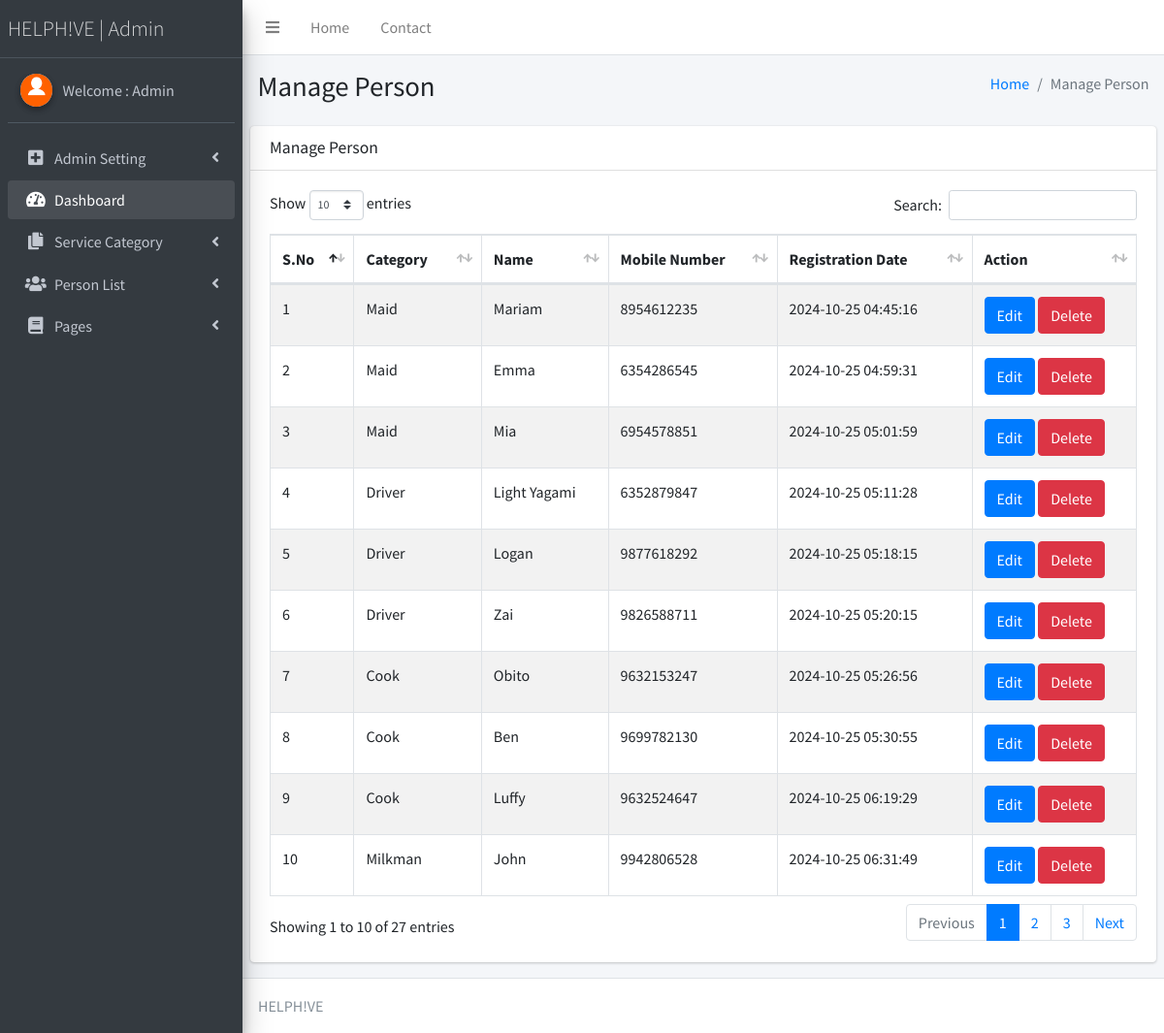
Screenshot of /admin/manage-person.php (signed in) with the database file from the repository.
### tables this page shows
CREATE TABLE `tblperson` (
  `ID` int(10) NOT NULL,
  `Category` varchar(200) DEFAULT NULL,
  `Name` varchar(200) DEFAULT NULL,
  `Picture` varchar(200) DEFAULT NULL,
  `MobileNumber` bigint(10) DEFAULT NULL,
  `Address` mediumtext DEFAULT NULL,
  `City` varchar(200) NOT NULL,
  `RegDate` timestamp NULL DEFAULT current_timestamp()
);

### admin/manage-person.php (the view, shortened to what this page needs)
<?php
if (strlen($_SESSION['lssemsaid']==0)) {
  header('location:logout.php');
  } else{
  ?>
<!DOCTYPE html>
<html>
<head>
  <link rel="stylesheet" href="plugins/fontawesome-free/css/all.min.css">
  <link rel="stylesheet" href="https://code.ionicframework.com/ionicons/2.0.1/css/ionicons.min.css">
  <link rel="stylesheet" href="plugins/datatables-bs4/css/dataTables.bootstrap4.css">
  <link rel="stylesheet" href="dist/css/adminlte.min.css">
</head>
<body class="hold-transition sidebar-mini">
<div class="wrapper">
  <?php include_once('includes/header.php');?>
<?php include_once('includes/sidebar.php');?>
  <div class="content-wrapper">
    <section class="content-header">
      <div class="container-fluid">
        <div class="row mb-2">
          <div class="col-sm-6">
            <h1>Manage Person</h1>
          </div>
          <div class="col-sm-6">
            <ol class="breadcrumb float-sm-right">
              <li class="breadcrumb-item"><a href="dashboard.php">Home</a></li>
              <li class="breadcrumb-item active">Manage Person</li>
            </ol>
          </div>
        </div>
      </div>
    </section>
    <section class="content">
      <div class="row">
        <div class="col-12">
          <div class="card">
            <div class="card-header">
              <h3 class="card-title">Manage Person</h3>
            </div>
            <div class="card-body">
              <table id="example1" class="table table-bordered table-striped">
                <thead>
                <tr>
                  <th>S.No</th>
                  <th>Category</th>
                  <th>Name</th>
                  <th>Mobile Number</th>
                  <th>Registration Date</th>
                  <th>Action</th>
                </tr>
                </thead>
                 <?php
$sql="SELECT * from tblperson";
$query = $dbh -> prepare($sql);
$query->execute();
$results=$query->fetchAll(PDO::FETCH_OBJ);
$cnt=1;
if($query->rowCount() > 0)
{
foreach($results as $row)
{               ?>
                <tr>
                  <td><?php echo htmlentities($cnt);?></td>
                  <td><?php  echo htmlentities($row->Category);?></td>
                  <td><?php  echo htmlentities($row->Name);?></td>
                  <td><?php  echo htmlentities($row->MobileNumber);?></td>
                  <td><?php  echo htmlentities($row->RegDate);?></td>
                  <td> <a href="edit-person-detail.php?editid=<?php echo htmlentities ($row->ID);?>" class="btn btn-primary">Edit</a>
     <a href="manage-person.php?id=<?php echo $row->ID;?>&del=delete" onClick="return confirm('Are you sure you want to delete?')" class="btn btn-danger">Delete</a>
                  </td>
                </tr>
                <?php $cnt=$cnt+1;}} ?>
              </table>
            </div>
          </div>
        </div>
      </div>
    </section>
  </div>
 <?php include_once('includes/footer.php');?>
</div>
</body>
</html>
<?php }  ?>

### admin/includes/sidebar.php (shortened to what this page needs)
  <aside class="main-sidebar sidebar-dark-primary elevation-4">
    <a href="dashboard.php" class="brand-link" style="font-weight:bold; font-size:22px;">
      <span class="brand-text font-weight-light"> HELPH!VE | Admin</span>
    </a>
    <div class="sidebar">
      <div class="user-panel mt-3 pb-3 mb-3 d-flex">
        <div class="image">
          <img src="dist/img/download.png" class="img-circle elevation-2" alt="User Image">
        </div>
        <div class="info">
<?php
$aid=$_SESSION['lssemsaid'];
$sql="SELECT AdminName from  tbladmin where ID=:aid";
$query = $dbh -> prepare($sql);
$query->bindParam(':aid',$aid,PDO::PARAM_STR);
$query->execute();
$results=$query->fetchAll(PDO::FETCH_OBJ);
$cnt=1;
if($query->rowCount() > 0)
{
foreach($results as $row)
{               ?>
          <a href="admin-profile.php" class="d-block">Welcome : <?php  echo $row->AdminName;?></a>
          <?php $cnt=$cnt+1;}} ?>
        </div>
      </div>
      <nav class="mt-2">
        <ul class="nav nav-pills nav-sidebar flex-column" data-widget="treeview" role="menu" data-accordion="false">
            <li class="nav-item has-treeview">
            <a href="#" class="nav-link">
              <i class="nav-icon fas fa-plus-square"></i>
              <p>
                Admin Setting
                <i class="fas fa-angle-left right"></i>
              </p>
            </a>
          </li>
          <li class="nav-item has-treeview menu-open">
            <a href="dashboard.php" class="nav-link">
              <i class="nav-icon fas fa-tachometer-alt"></i>
              <p>
                Dashboard
               </p>
            </a>
          </li>
          <li class="nav-item has-treeview">
            <a href="#" class="nav-link">
              <i class="nav-icon fas fa-copy"></i>
              <p>
                Service Category
                <i class="fas fa-angle-left right"></i>
              </p>
            </a>
          </li>
          <li class="nav-item has-treeview">
            <a href="#" class="nav-link">
              <i class="nav-icon fas fa-users"></i>
              <p>
                Person List
                <i class="right fas fa-angle-left"></i>
              </p>
            </a>
          </li>
          <li class="nav-item has-treeview">
            <a href="#" class="nav-link">
              <i class="nav-icon fas fa-book"></i>
              <p>
                Pages
                <i class="fas fa-angle-left right"></i>
              </p>
            </a>
          </li>
        </ul>
      </nav>
    </div>
  </aside>

### rows the page displays
tblperson: Category "Maid", Name "Mariam", MobileNumber "8954612235", RegDate "2024-10-25 04:45:16"
tblperson: Category "Maid", Name "Emma", MobileNumber "6354286545", RegDate "2024-10-25 04:59:31"
tblperson: Category "Maid", Name "Mia", MobileNumber "6954578851", RegDate "2024-10-25 05:01:59"
tblperson: Category "Driver", Name "Light Yagami", MobileNumber "6352879847", RegDate "2024-10-25 05:11:28"
tblperson: Category "Driver", Name "Logan", MobileNumber "9877618292", RegDate "2024-10-25 05:18:15"
tblperson: Category "Driver", Name "Zai", MobileNumber "9826588711", RegDate "2024-10-25 05:20:15"
tblperson: Category "Cook", Name "Obito", MobileNumber "9632153247", RegDate "2024-10-25 05:26:56"
tblperson: Category "Cook", Name "Ben", MobileNumber "9699782130", RegDate "2024-10-25 05:30:55"
tblperson: Category "Cook", Name "Luffy", MobileNumber "9632524647", RegDate "2024-10-25 06:19:29"
tblperson: Category "Milkman", Name "John", MobileNumber "9942806528", RegDate "2024-10-25 06:31:49"

### other values shown
$row->AdminName "Admin"
